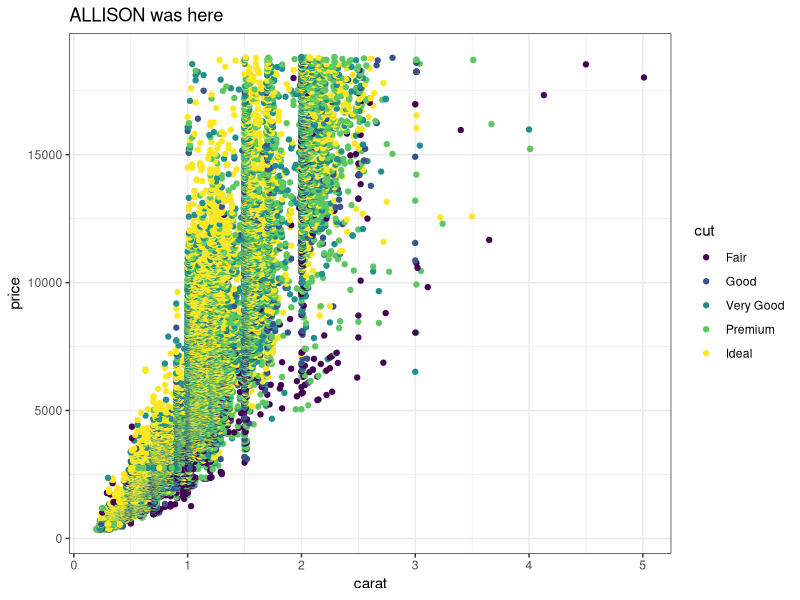
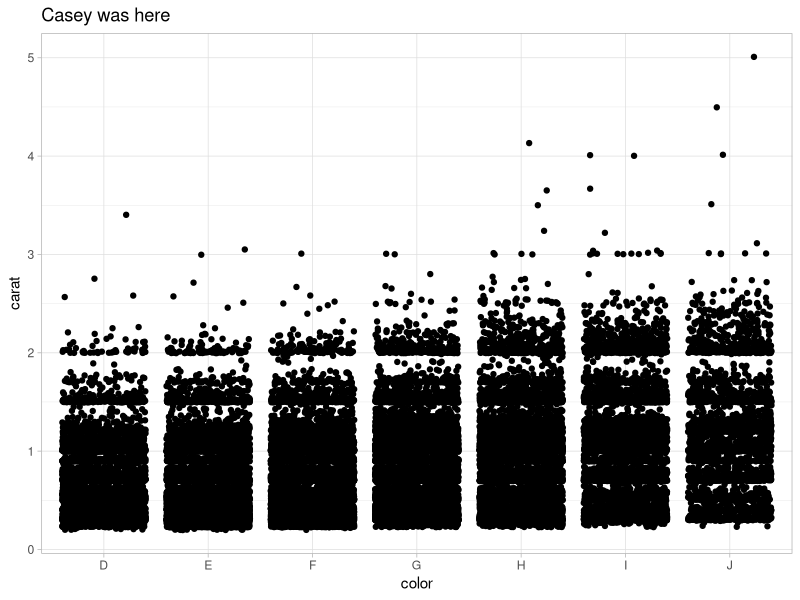
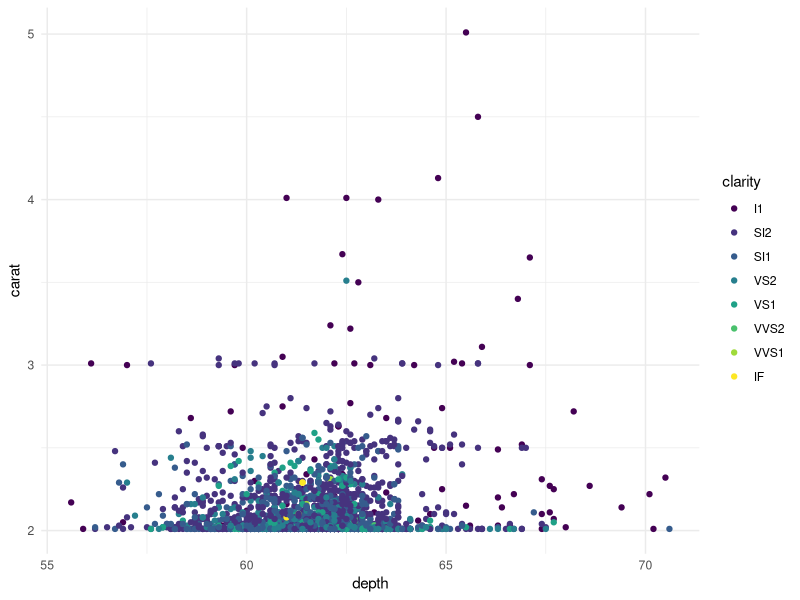

The R script that drew these images, in order:
## ---- chunk 1
knitr::opts_chunk$set(echo = TRUE)
library(tidyverse)
## ---- chunk 2
# Partner 1: 
# Run the code below to see the original graph
# Change the code below to make the point color change based on 'cut', and update the theme to theme_bw(). Update the title to include your first name. 

ggplot(data = diamonds, aes(x = carat, y = price)) +
  geom_point(aes(color = cut)) +
  theme_bw() +
  labs(title = "ALLISON was here")
## ---- chunk 3
# Partner 2: 
# Run the code below to see the original graph
# Change the code below to make the geom a geom_jitter, and update the theme to theme_light. Update the title to include your first name. 

ggplot(data = diamonds, aes(x = color, y = carat)) +
  geom_jitter() +
  theme_light() +
  labs(title = "Casey was here")
## ---- chunk 4
ggplot(data = diamonds %>% filter(carat > 2), aes(x = depth, y = carat, color = clarity)) +
  geom_point() +
  theme_minimal()
## ---- chunk 5

